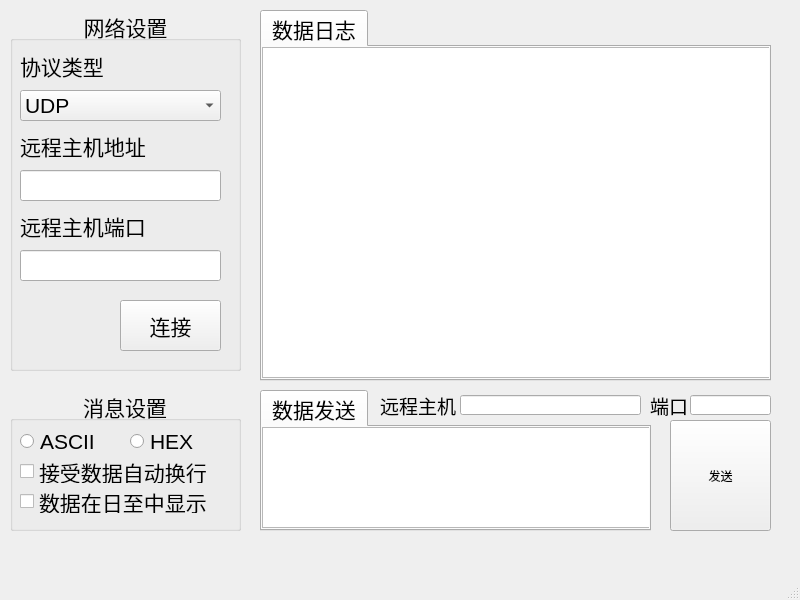
<?xml version="1.0" encoding="UTF-8"?>
<ui version="4.0">
 <class>MainWindow</class>
 <widget class="QMainWindow" name="MainWindow">
  <property name="geometry">
   <rect>
    <x>0</x>
    <y>0</y>
    <width>800</width>
    <height>600</height>
   </rect>
  </property>
  <property name="windowTitle">
   <string>MainWindow</string>
  </property>
  <widget class="QWidget" name="centralwidget">
   <widget class="QGroupBox" name="settingGroup">
    <property name="geometry">
     <rect>
      <x>10</x>
      <y>10</y>
      <width>231</width>
      <height>361</height>
     </rect>
    </property>
    <property name="font">
     <font>
      <pointsize>16</pointsize>
     </font>
    </property>
    <property name="title">
     <string>网络设置</string>
    </property>
    <property name="alignment">
     <set>Qt::AlignHCenter|Qt::AlignTop</set>
    </property>
    <property name="flat">
     <bool>false</bool>
    </property>
    <property name="checkable">
     <bool>false</bool>
    </property>
    <widget class="QLabel" name="netType">
     <property name="geometry">
      <rect>
       <x>10</x>
       <y>40</y>
       <width>191</width>
       <height>31</height>
      </rect>
     </property>
     <property name="text">
      <string>协议类型</string>
     </property>
    </widget>
    <widget class="QComboBox" name="comboBox">
     <property name="enabled">
      <bool>true</bool>
     </property>
     <property name="geometry">
      <rect>
       <x>10</x>
       <y>80</y>
       <width>201</width>
       <height>31</height>
      </rect>
     </property>
     <item>
      <property name="text">
       <string>UDP</string>
      </property>
     </item>
     <item>
      <property name="text">
       <string>TCP Client</string>
      </property>
     </item>
     <item>
      <property name="text">
       <string>TCP Server</string>
      </property>
     </item>
    </widget>
    <widget class="QLabel" name="netAddress">
     <property name="geometry">
      <rect>
       <x>10</x>
       <y>120</y>
       <width>191</width>
       <height>31</height>
      </rect>
     </property>
     <property name="text">
      <string>远程主机地址</string>
     </property>
    </widget>
    <widget class="QLineEdit" name="netTextArea">
     <property name="geometry">
      <rect>
       <x>10</x>
       <y>160</y>
       <width>201</width>
       <height>31</height>
      </rect>
     </property>
    </widget>
    <widget class="QLineEdit" name="netPortTextArea">
     <property name="geometry">
      <rect>
       <x>10</x>
       <y>240</y>
       <width>201</width>
       <height>31</height>
      </rect>
     </property>
    </widget>
    <widget class="QLabel" name="netPortText">
     <property name="geometry">
      <rect>
       <x>10</x>
       <y>200</y>
       <width>191</width>
       <height>31</height>
      </rect>
     </property>
     <property name="text">
      <string>远程主机端口</string>
     </property>
    </widget>
    <widget class="QLabel" name="icon">
     <property name="geometry">
      <rect>
       <x>10</x>
       <y>280</y>
       <width>91</width>
       <height>61</height>
      </rect>
     </property>
     <property name="text">
      <string/>
     </property>
    </widget>
    <widget class="QPushButton" name="connectButton">
     <property name="geometry">
      <rect>
       <x>110</x>
       <y>290</y>
       <width>101</width>
       <height>51</height>
      </rect>
     </property>
     <property name="text">
      <string>连接</string>
     </property>
    </widget>
   </widget>
   <widget class="QTabWidget" name="infoAreaText">
    <property name="geometry">
     <rect>
      <x>260</x>
      <y>10</y>
      <width>511</width>
      <height>371</height>
     </rect>
    </property>
    <property name="font">
     <font>
      <pointsize>16</pointsize>
     </font>
    </property>
    <property name="currentIndex">
     <number>0</number>
    </property>
    <widget class="QWidget" name="infoTab">
     <attribute name="title">
      <string>数据日志</string>
     </attribute>
     <widget class="QTextEdit" name="infoArea">
      <property name="geometry">
       <rect>
        <x>0</x>
        <y>0</y>
        <width>511</width>
        <height>331</height>
       </rect>
      </property>
      <property name="html">
       <string>&lt;!DOCTYPE HTML PUBLIC &quot;-//W3C//DTD HTML 4.0//EN&quot; &quot;http://www.w3.org/TR/REC-html40/strict.dtd&quot;&gt;
&lt;html&gt;&lt;head&gt;&lt;meta name=&quot;qrichtext&quot; content=&quot;1&quot; /&gt;&lt;style type=&quot;text/css&quot;&gt;
p, li { white-space: pre-wrap; }
&lt;/style&gt;&lt;/head&gt;&lt;body style=&quot; font-family:'Ubuntu'; font-size:16pt; font-weight:400; font-style:normal;&quot;&gt;
&lt;p style=&quot;-qt-paragraph-type:empty; margin-top:0px; margin-bottom:0px; margin-left:0px; margin-right:0px; -qt-block-indent:0; text-indent:0px;&quot;&gt;&lt;br /&gt;&lt;/p&gt;&lt;/body&gt;&lt;/html&gt;</string>
      </property>
     </widget>
    </widget>
   </widget>
   <widget class="QTabWidget" name="sendTabGroup">
    <property name="geometry">
     <rect>
      <x>260</x>
      <y>390</y>
      <width>391</width>
      <height>141</height>
     </rect>
    </property>
    <property name="font">
     <font>
      <pointsize>16</pointsize>
     </font>
    </property>
    <property name="currentIndex">
     <number>0</number>
    </property>
    <widget class="QWidget" name="sendTab">
     <attribute name="title">
      <string>数据发送</string>
     </attribute>
     <widget class="QTextEdit" name="textEdit">
      <property name="geometry">
       <rect>
        <x>0</x>
        <y>0</y>
        <width>391</width>
        <height>101</height>
       </rect>
      </property>
      <property name="styleSheet">
       <string notr="true">&quot;color: red&quot;;</string>
      </property>
     </widget>
    </widget>
   </widget>
   <widget class="QPushButton" name="pushButton">
    <property name="geometry">
     <rect>
      <x>670</x>
      <y>420</y>
      <width>101</width>
      <height>111</height>
     </rect>
    </property>
    <property name="text">
     <string>发送</string>
    </property>
   </widget>
   <widget class="QGroupBox" name="infoSetting">
    <property name="geometry">
     <rect>
      <x>10</x>
      <y>390</y>
      <width>231</width>
      <height>141</height>
     </rect>
    </property>
    <property name="font">
     <font>
      <pointsize>16</pointsize>
     </font>
    </property>
    <property name="title">
     <string>消息设置</string>
    </property>
    <property name="alignment">
     <set>Qt::AlignHCenter|Qt::AlignTop</set>
    </property>
    <property name="flat">
     <bool>false</bool>
    </property>
    <property name="checkable">
     <bool>false</bool>
    </property>
    <widget class="QRadioButton" name="ASCIIRadio">
     <property name="geometry">
      <rect>
       <x>10</x>
       <y>40</y>
       <width>101</width>
       <height>23</height>
      </rect>
     </property>
     <property name="text">
      <string>ASCII</string>
     </property>
    </widget>
    <widget class="QRadioButton" name="HEXRadio">
     <property name="geometry">
      <rect>
       <x>120</x>
       <y>40</y>
       <width>101</width>
       <height>23</height>
      </rect>
     </property>
     <property name="text">
      <string>HEX</string>
     </property>
    </widget>
    <widget class="QCheckBox" name="lineCheck">
     <property name="geometry">
      <rect>
       <x>10</x>
       <y>70</y>
       <width>201</width>
       <height>23</height>
      </rect>
     </property>
     <property name="text">
      <string>接受数据自动换行</string>
     </property>
    </widget>
    <widget class="QCheckBox" name="showCheck">
     <property name="geometry">
      <rect>
       <x>10</x>
       <y>100</y>
       <width>201</width>
       <height>23</height>
      </rect>
     </property>
     <property name="text">
      <string>数据在日至中显示</string>
     </property>
    </widget>
   </widget>
   <widget class="QLabel" name="udpConnectText">
    <property name="geometry">
     <rect>
      <x>380</x>
      <y>390</y>
      <width>91</width>
      <height>31</height>
     </rect>
    </property>
    <property name="font">
     <font>
      <pointsize>14</pointsize>
     </font>
    </property>
    <property name="text">
     <string>远程主机</string>
    </property>
   </widget>
   <widget class="QLineEdit" name="udpConnect">
    <property name="geometry">
     <rect>
      <x>460</x>
      <y>395</y>
      <width>181</width>
      <height>20</height>
     </rect>
    </property>
   </widget>
   <widget class="QLabel" name="udpConnectPortText">
    <property name="geometry">
     <rect>
      <x>650</x>
      <y>390</y>
      <width>41</width>
      <height>31</height>
     </rect>
    </property>
    <property name="font">
     <font>
      <pointsize>14</pointsize>
     </font>
    </property>
    <property name="text">
     <string>端口</string>
    </property>
   </widget>
   <widget class="QLineEdit" name="udpConnectPort">
    <property name="geometry">
     <rect>
      <x>690</x>
      <y>395</y>
      <width>81</width>
      <height>20</height>
     </rect>
    </property>
   </widget>
  </widget>
  <widget class="QMenuBar" name="menubar">
   <property name="geometry">
    <rect>
     <x>0</x>
     <y>0</y>
     <width>800</width>
     <height>28</height>
    </rect>
   </property>
  </widget>
  <widget class="QStatusBar" name="statusbar"/>
 </widget>
 <resources/>
 <connections/>
</ui>
